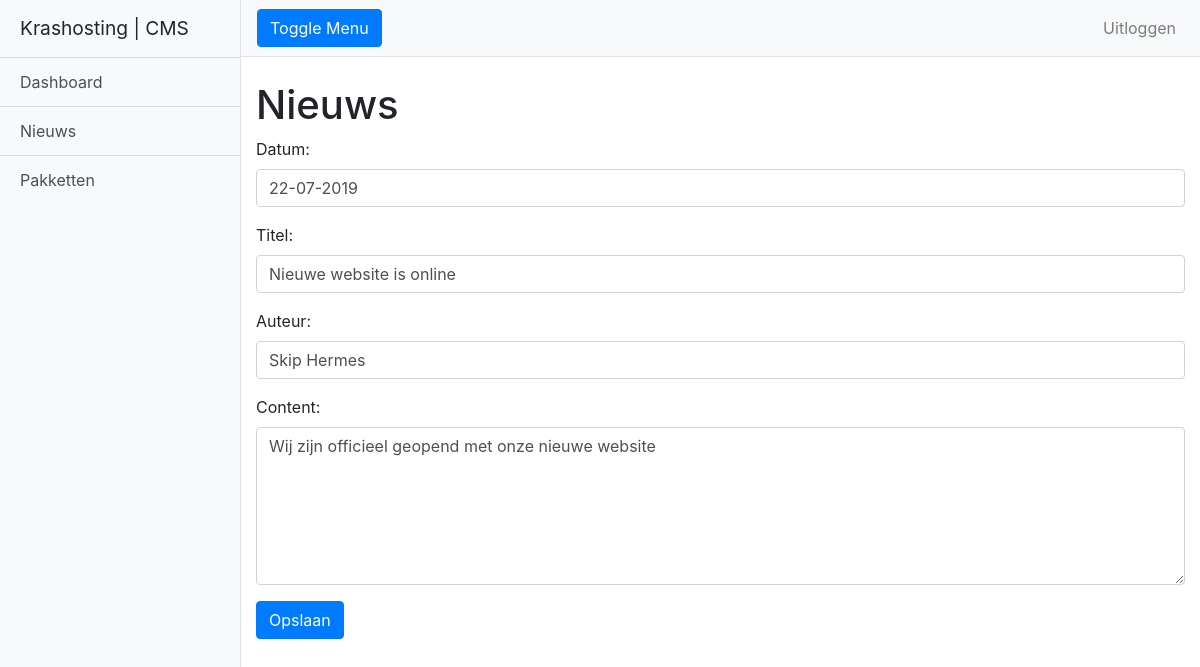
The page /projectkras_cms/cms/nieuws_bewerken.php?id=4 (signed in) on the database its author committed.
### tables this page shows
CREATE TABLE `news` (
  `id` int(200) NOT NULL,
  `datum` varchar(255) NOT NULL,
  `titel` varchar(255) NOT NULL,
  `auteur` varchar(255) NOT NULL,
  `content` longtext NOT NULL
);

### projectkras_cms/cms/class/nieuws.class.php (the view, shortened to what this page needs)
<?php
class Nieuws {
    public function updateNieuwsForm($id) {
        global $mysql;
        $query = $mysql->query("SELECT id, datum, titel, auteur, content FROM news WHERE id = {$id}");
        $content = '<form action="" method="POST">';
        while($row = $query->fetch_assoc()) {
            $content .= '<div class="form-group"><label for="datum">Datum:</label><input type="text" class="form-control" id="datum" name="datum" value="'. htmlspecialchars($row['datum']) .'" placeholder="Datum"></div>';
            $content .= '<div class="form-group"><label for="titel">Titel:</label><input type="text" class="form-control" id="titel" name="titel" value="'. htmlspecialchars($row['titel']) .'" placeholder="Titel"></div>';
            $content .= '<div class="form-group"><label for="auteur">Auteur:</label><input type="text" class="form-control" id="auteur" name="auteur" value="'. htmlspecialchars($row['auteur']) .'" placeholder="Auteur"></div>';
            $content .= '<div class="form-group"><label for="content">Content:</label><textarea type="text" class="form-control" id="content" rows="6" name="content" placeholder="Content">'. htmlspecialchars($row['content']) .'</textarea></div>';
        };
        $content .= '<button type="submit" class="btn btn-primary">Opslaan</button></form>';
        return $content;
    }
}
?>

### projectkras_cms/cms/assets/css/simple-sidebar.css (style rules this page uses)
body { overflow-x: hidden; }

### rows shown on the page
news: datum "22-07-2019", titel "Nieuwe website is online", auteur "Skip Hermes", content "Wij zijn officieel geopend met onze nieuwe website"
